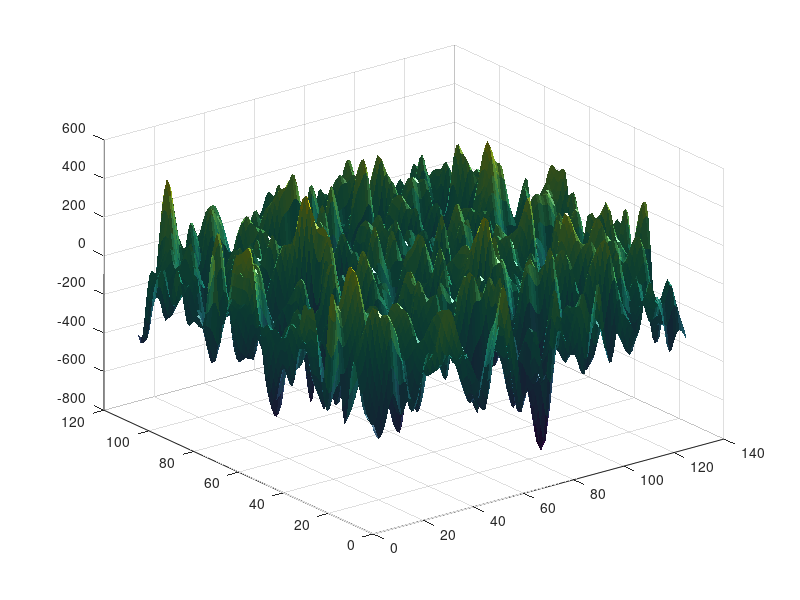

Write the MATLAB code that produced this figure. (Note: this script raises an error after producing the figure.)
%------------------------------------------------------------------------------
%-- Example of generating the interface file 
%------------------------------------------------------------------------------

clear

%------------------------------------------------------------------------------
%-- generate x and y
%------------------------------------------------------------------------------

%-- should 6 more than FD points due to ghosts points
nghost = 3;
nx = 126;
ny = 106;
x0 = 0.0;
y0 = 0.0;
dx = 100.0;
dy = 100.0;

x1d = [0 : nx-1] * dx + x0 - nghost * dx;
y1d = [0 : ny-1] * dy + y0 - nghost * dy;

%------------------------------------------------------------------------------
%-- generate or load topography
%------------------------------------------------------------------------------

topo = zeros(nx,ny);

%-- from https://www.mathworks.com/matlabcentral/answers/218806-random-gaussian-surface-generation
N = [nx ny]; % size in pixels of image
F = 10;        % frequency-filter width
[X,Y] = ndgrid(1:N(1),1:N(2));
i = min(X-1,N(1)-X+1);
j = min(Y-1,N(2)-Y+1);
H = exp(-.5*(i.^2+j.^2)/F^2);
Z = real(ifft2(H.*fft2(randn(N))));
Z = Z .* 1e3;
figure
surf(X,Y,Z,'edgecolor','none');
light;

%-- get from above surface
%for j = 1 : ny
%for i = 1 : nx
%  free_topo(i,j) = Z(i,j);
%end
%end
free_topo = Z;

%------------------------------------------------------------------------------
%-- generate grid interfaces
%------------------------------------------------------------------------------

%-- note: from bottom to top

num_of_interfaces = 2; 

% 1 less than num_of_interfaces, total cell should be nghost more than FD points
num_of_cell_per_layer = [ 63 ];
dz_is_equal_of_layer  = [ 1 ]; % 1:The grid spacing is equal; 0: Is not.
avg_dz_of_layer       = [ 100 ];
smooth_length         = [ 40, 1];

%-- use avg_dz and num_of_cell to esti z-axis of each interface
%-- last elem is the free surface
z_of_interfaces(num_of_interfaces) = 0;
for ilay = num_of_interfaces-1 : -1 : 1
  z_of_interfaces(ilay) = z_of_interfaces(ilay+1) ...
        - avg_dz_of_layer(ilay) * num_of_cell_per_layer(ilay);
end

%-- construct grid interfaces from free_topo and z_of_interfaces
x3d = zeros(nx,ny,num_of_interfaces);
y3d = zeros(nx,ny,num_of_interfaces);
z3d = zeros(nx,ny,num_of_interfaces);

%-- set x3d
for n = 1 : num_of_interfaces
for j = 1 : ny
  x3d(:,j,n) = x1d;
end
end

%-- set y3d
for n = 1 : num_of_interfaces
for i = 1 : nx
  y3d(i,:,n) = y1d';
end
end

%- first same to free surface
z3d(:,:,num_of_interfaces) = free_topo;

for ilay = num_of_interfaces-1 : -1 : 1
  %-- smooth free_topo 
  topo  = smooth2(free_topo, smooth_length(ilay));
  z3d(:,:,ilay) = topo + z_of_interfaces(ilay);
end

%------------------------------------------------------------------------------
%-- plot
%------------------------------------------------------------------------------

%figure
%hold off
%for n = 1 : num_of_interfaces
%    surf(x1d, y1d, permute(z3d(:,:,n),[2 1]));
%    hold on
%end
%
%colorbar();
%shading interp
%% set(gca,'zdir','reverse')
%set(gca,'fontsize',16)
%ylabel('X');
%xlabel('Y');
%zlabel('Depth','fontsize',20);
%set(gcf,'Position',[50 50 900 1000])
%axis equal tight
%box on

%==============================================================================
%-- write .gdlay file
%==============================================================================
gdlay_file = 'random_topo_single.gdlay'

gdlay_export(gdlay_file, ...
             num_of_interfaces, nx, ny, ...
             num_of_cell_per_layer, ...
             dz_is_equal_of_layer, ...
             x3d, y3d, z3d);
